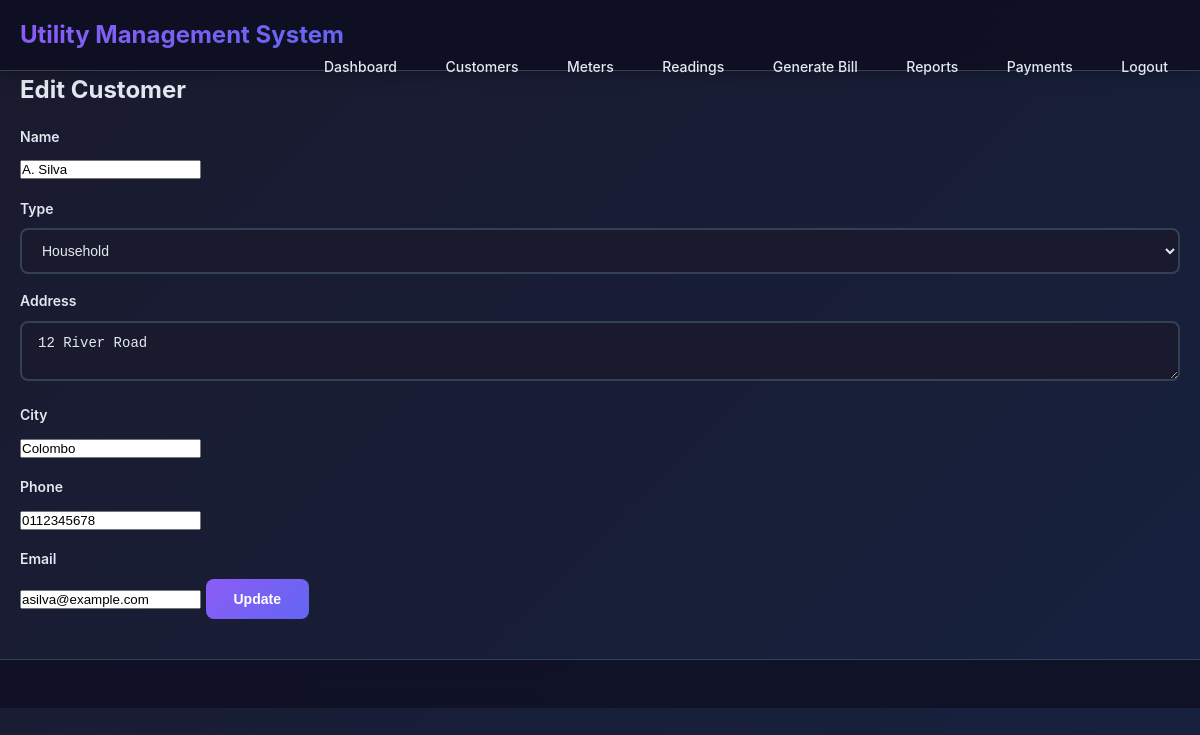
/public/edit_customer.php?id=1 (signed in), run on the app's committed database.
### tables this page shows
CREATE TABLE customer (
  customer_id INT AUTO_INCREMENT PRIMARY KEY,
  customer_type ENUM('Household','Business','Government') NOT NULL,
  name VARCHAR(150) NOT NULL,
  address TEXT,
  city VARCHAR(100),
  phone VARCHAR(20),
  email VARCHAR(100),
  created_at DATETIME DEFAULT CURRENT_TIMESTAMP
);

### public/edit_customer.php (the view, shortened to what this page needs)
<?php
require_once __DIR__ . '/../includes/config.php';
require_once __DIR__ . '/../includes/header.php';
$id = intval($_GET['id'] ?? 0);
$stmt = $pdo->prepare("SELECT * FROM customer WHERE customer_id = :id");
$stmt->execute([':id' => $id]);
$customer = $stmt->fetch();
?>
<h2>Edit Customer</h2>
<form method="post">
  <label>Name</label><input name="name" required value="<?= htmlspecialchars($customer['name']) ?>" />
  <label>Type</label>
  <select name="customer_type">
    <option <?= $customer['customer_type']=='Household'?'selected':'' ?>>Household</option>
  </select>
  <label>Address</label><textarea name="address"><?= htmlspecialchars($customer['address']) ?></textarea>
  <label>City</label><input name="city" value="<?= htmlspecialchars($customer['city']) ?>" />
  <label>Phone</label><input name="phone" value="<?= htmlspecialchars($customer['phone']) ?>" />
  <label>Email</label><input name="email" type="email" value="<?= htmlspecialchars($customer['email']) ?>" />
  <button class="btn" type="submit">Update</button>
</form>
<?php require_once __DIR__ . '/../includes/footer.php'; ?>

### assets/css/style.css (style rules this page uses)
:root { --max-width: 1200px; --primary: #8b5cf6; --primary-dark: #7c3aed; --secondary: #ec4899; --accent: #f59e0b; --success: #10b981; --warning: #f59e0b; --error: #ef4444; --info: #06b6d4; --dark: #0f0f23; --dark-light: #1a1a2e; --dark-lighter: #252547; --light: #e2e8f0; --light-muted: #94a3b8; --gray-100: #1e293b; --gray-200: #334155; --gray-300: #475569; --gray-400: #64748b; --gray-500: #94a3b8; --gray-600: #cbd5e1; --gradient-primary: linear-gradient(135deg, #8b5cf6 0%, #6366f1 100%); --gradient-secondary: linear-gradient(135deg, #ec4899 0%, #f97316 100%); --gradient-accent: linear-gradient(135deg, #f59e0b 0%, #eab308 100%); --gradient-dark: linear-gradient(135deg, #1a1a2e 0%, #16213e 100%); --shadow-sm: 0 2px 15px rgba(0, 0, 0, 0.3); --shadow-md: 0 8px 30px rgba(0, 0, 0, 0.4); --shadow-lg: 0 16px 50px rgba(0, 0, 0, 0.5); --border-radius: 12px; --border-radius-lg: 16px; }
* { box-sizing: border-box; margin: 0; padding: 0; }
body { font-family: 'Inter', 'Segoe UI', Arial, sans-serif; background: var(--gradient-dark); margin: 0; color: var(--light); line-height: 1.6; min-height: 100vh; }
label { display: block; margin: 16px 0 8px; font-size: 14px; font-weight: 600; color: var(--light); }
input[type="text"], input[type="password"], input[type="date"], textarea, select { width: 100%; padding: 12px 16px; border: 2px solid var(--gray-200); border-radius: 8px; font-size: 14px; transition: all 0.3s ease; background: var(--dark-light); color: var(--light); }
.btn { display: inline-block; padding: 12px 28px; background: var(--gradient-primary); color: white; border-radius: 8px; border: none; cursor: pointer; text-decoration: none; font-weight: 600; font-size: 14px; transition: all 0.3s ease; position: relative; overflow: hidden; }
.btn::before { content: ''; position: absolute; top: 0; left: -100%; width: 100%; height: 100%; background: linear-gradient(90deg, transparent, rgba(255,255,255,0.2), transparent); transition: left 0.5s; }
::placeholder { color: var(--gray-400); }

### data on the page
customer: name "A. Silva", customer_type "Household", address "12 River Road", city "Colombo", phone "0112345678", email "asilva@example.com"
